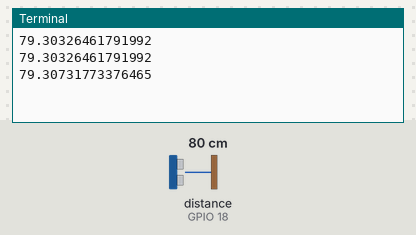
A program run on a simulated Raspberry Pi (BCM pin numbers). On the bench: the last lines printed to the terminal. The inputs (shaded band) are chosen by the test bench; at power-on: distance to the obstacle (sensor on GPIO 18) 80 cm. The echo pulse lasts 58.3 µs per cm; the clock reads 2024-03-15 10:24:30 at power-on unless the program sets it.

Above: at 1.2 s.
1.3 s: distance to the obstacle (sensor on GPIO 18) set to 2 cm
At 1.9 s:
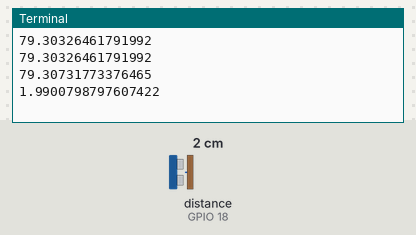
2.8 s: distance to the obstacle (sensor on GPIO 18) set to 4 cm
At 3.4 s:
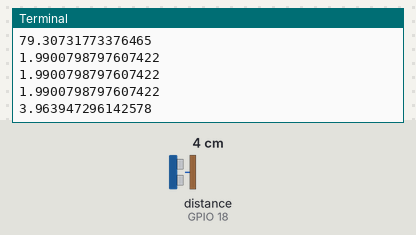
Timing chart, 0 to 5.8 s (numbered marks = the images above; inputs shaded):
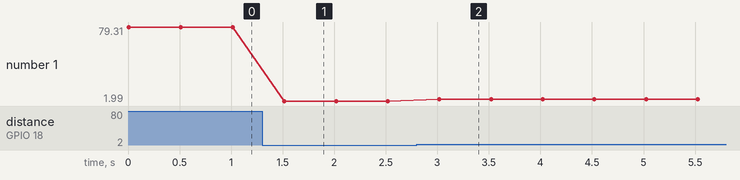

The program:

ultrasonic_sensor.py
```python
import time
import RPi.GPIO as GPIO

trigger_pin = 17
echo_pin = 18

GPIO.setwarnings(False)
GPIO.setmode(GPIO.BCM)

GPIO.setup(trigger_pin, GPIO.OUT)
GPIO.setup(echo_pin, GPIO.IN)

while True:
    GPIO.output(trigger_pin, GPIO.HIGH)
    time.sleep(0.0001)
    GPIO.output(trigger_pin, GPIO.LOW)

    while GPIO.input(echo_pin) == GPIO.LOW:
        pass

    start_time = time.time()
    while GPIO.input(echo_pin) == GPIO.HIGH:
        pass
    end_time = time.time()

    interval = end_time - start_time
    distance = interval * 17000
    print(distance)

    time.sleep(0.5)
```

Measured:
- after the input at 1.3 s, the terminal: prints a new line after 0.22 s (image 1)
- after the input at 2.8 s, the terminal: prints a new line after 0.22 s (image 2)
- plotted number 1: 79.31 → 1.99 after the input at 1.3 s, 1.99 → 3.96 after the input at 2.8 s
